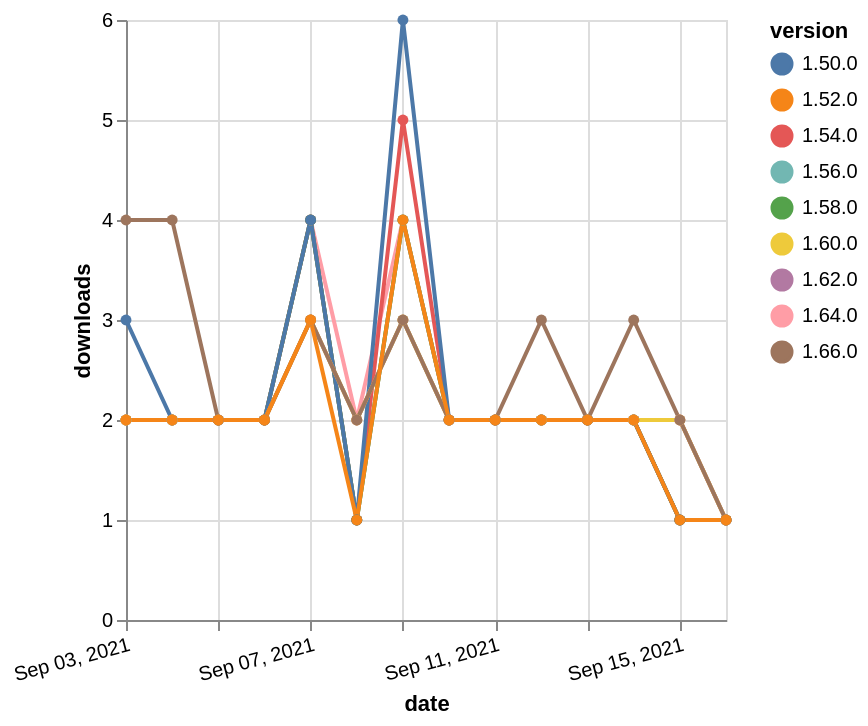

Describe this chart as a Vega-Lite specification.
### Vega-Lite specification from a JSON file in a GitHub repository (floating-point values rounded to 4 significant figures)
{"$schema": "https://vega.github.io/schema/vega-lite/v5.json", "description": "A simple bar chart with embedded data.", "data": {"values": [{"date": "2021-09-03", "total": 2176, "delta": 2, "version": "1.56.0"}, {"date": "2021-09-04", "total": 2178, "delta": 2, "version": "1.56.0"}, {"date": "2021-09-05", "total": 2180, "delta": 2, "version": "1.56.0"}, {"date": "2021-09-06", "total": 2182, "delta": 2, "version": "1.56.0"}, {"date": "2021-09-07", "total": 2186, "delta": 4, "version": "1.56.0"}, {"date": "2021-09-08", "total": 2187, "delta": 1, "version": "1.56.0"}, {"date": "2021-09-09", "total": 2191, "delta": 4, "version": "1.56.0"}, {"date": "2021-09-10", "total": 2193, "delta": 2, "version": "1.56.0"}, {"date": "2021-09-11", "total": 2195, "delta": 2, "version": "1.56.0"}, {"date": "2021-09-12", "total": 2197, "delta": 2, "version": "1.56.0"}, {"date": "2021-09-13", "total": 2199, "delta": 2, "version": "1.56.0"}, {"date": "2021-09-14", "total": 2201, "delta": 2, "version": "1.56.0"}, {"date": "2021-09-15", "total": 2202, "delta": 1, "version": "1.56.0"}, {"date": "2021-09-16", "total": 2203, "delta": 1, "version": "1.56.0"}, {"date": "2021-09-03", "total": 695, "delta": 2, "version": "1.64.0"}, {"date": "2021-09-04", "total": 697, "delta": 2, "version": "1.64.0"}, {"date": "2021-09-05", "total": 699, "delta": 2, "version": "1.64.0"}, {"date": "2021-09-06", "total": 701, "delta": 2, "version": "1.64.0"}, {"date": "2021-09-07", "total": 705, "delta": 4, "version": "1.64.0"}, {"date": "2021-09-08", "total": 707, "delta": 2, "version": "1.64.0"}, {"date": "2021-09-09", "total": 711, "delta": 4, "version": "1.64.0"}, {"date": "2021-09-10", "total": 713, "delta": 2, "version": "1.64.0"}, {"date": "2021-09-11", "total": 715, "delta": 2, "version": "1.64.0"}, {"date": "2021-09-12", "total": 717, "delta": 2, "version": "1.64.0"}, {"date": "2021-09-13", "total": 719, "delta": 2, "version": "1.64.0"}, {"date": "2021-09-14", "total": 721, "delta": 2, "version": "1.64.0"}, {"date": "2021-09-15", "total": 723, "delta": 2, "version": "1.64.0"}, {"date": "2021-09-16", "total": 724, "delta": 1, "version": "1.64.0"}, {"date": "2021-09-03", "total": 2416, "delta": 2, "version": "1.54.0"}, {"date": "2021-09-04", "total": 2418, "delta": 2, "version": "1.54.0"}, {"date": "2021-09-05", "total": 2420, "delta": 2, "version": "1.54.0"}, {"date": "2021-09-06", "total": 2422, "delta": 2, "version": "1.54.0"}, {"date": "2021-09-07", "total": 2426, "delta": 4, "version": "1.54.0"}, {"date": "2021-09-08", "total": 2427, "delta": 1, "version": "1.54.0"}, {"date": "2021-09-09", "total": 2432, "delta": 5, "version": "1.54.0"}, {"date": "2021-09-10", "total": 2434, "delta": 2, "version": "1.54.0"}, {"date": "2021-09-11", "total": 2436, "delta": 2, "version": "1.54.0"}, {"date": "2021-09-12", "total": 2438, "delta": 2, "version": "1.54.0"}, {"date": "2021-09-13", "total": 2440, "delta": 2, "version": "1.54.0"}, {"date": "2021-09-14", "total": 2442, "delta": 2, "version": "1.54.0"}, {"date": "2021-09-15", "total": 2443, "delta": 1, "version": "1.54.0"}, {"date": "2021-09-16", "total": 2444, "delta": 1, "version": "1.54.0"}, {"date": "2021-09-03", "total": 1921, "delta": 2, "version": "1.58.0"}, {"date": "2021-09-04", "total": 1923, "delta": 2, "version": "1.58.0"}, {"date": "2021-09-05", "total": 1925, "delta": 2, "version": "1.58.0"}, {"date": "2021-09-06", "total": 1927, "delta": 2, "version": "1.58.0"}, {"date": "2021-09-07", "total": 1931, "delta": 4, "version": "1.58.0"}, {"date": "2021-09-08", "total": 1932, "delta": 1, "version": "1.58.0"}, {"date": "2021-09-09", "total": 1936, "delta": 4, "version": "1.58.0"}, {"date": "2021-09-10", "total": 1938, "delta": 2, "version": "1.58.0"}, {"date": "2021-09-11", "total": 1940, "delta": 2, "version": "1.58.0"}, {"date": "2021-09-12", "total": 1942, "delta": 2, "version": "1.58.0"}, {"date": "2021-09-13", "total": 1944, "delta": 2, "version": "1.58.0"}, {"date": "2021-09-14", "total": 1946, "delta": 2, "version": "1.58.0"}, {"date": "2021-09-15", "total": 1947, "delta": 1, "version": "1.58.0"}, {"date": "2021-09-16", "total": 1948, "delta": 1, "version": "1.58.0"}, {"date": "2021-09-03", "total": 3042, "delta": 3, "version": "1.50.0"}, {"date": "2021-09-04", "total": 3044, "delta": 2, "version": "1.50.0"}, {"date": "2021-09-05", "total": 3046, "delta": 2, "version": "1.50.0"}, {"date": "2021-09-06", "total": 3048, "delta": 2, "version": "1.50.0"}, {"date": "2021-09-07", "total": 3052, "delta": 4, "version": "1.50.0"}, {"date": "2021-09-08", "total": 3053, "delta": 1, "version": "1.50.0"}, {"date": "2021-09-09", "total": 3059, "delta": 6, "version": "1.50.0"}, {"date": "2021-09-10", "total": 3061, "delta": 2, "version": "1.50.0"}, {"date": "2021-09-11", "total": 3063, "delta": 2, "version": "1.50.0"}, {"date": "2021-09-12", "total": 3065, "delta": 2, "version": "1.50.0"}, {"date": "2021-09-13", "total": 3067, "delta": 2, "version": "1.50.0"}, {"date": "2021-09-14", "total": 3069, "delta": 2, "version": "1.50.0"}, {"date": "2021-09-15", "total": 3070, "delta": 1, "version": "1.50.0"}, {"date": "2021-09-16", "total": 3071, "delta": 1, "version": "1.50.0"}, {"date": "2021-09-03", "total": 996, "delta": 2, "version": "1.62.0"}, {"date": "2021-09-04", "total": 998, "delta": 2, "version": "1.62.0"}, {"date": "2021-09-05", "total": 1000, "delta": 2, "version": "1.62.0"}, {"date": "2021-09-06", "total": 1002, "delta": 2, "version": "1.62.0"}, {"date": "2021-09-07", "total": 1005, "delta": 3, "version": "1.62.0"}, {"date": "2021-09-08", "total": 1007, "delta": 2, "version": "1.62.0"}, {"date": "2021-09-09", "total": 1010, "delta": 3, "version": "1.62.0"}, {"date": "2021-09-10", "total": 1012, "delta": 2, "version": "1.62.0"}, {"date": "2021-09-11", "total": 1014, "delta": 2, "version": "1.62.0"}, {"date": "2021-09-12", "total": 1016, "delta": 2, "version": "1.62.0"}, {"date": "2021-09-13", "total": 1018, "delta": 2, "version": "1.62.0"}, {"date": "2021-09-14", "total": 1020, "delta": 2, "version": "1.62.0"}, {"date": "2021-09-15", "total": 1022, "delta": 2, "version": "1.62.0"}, {"date": "2021-09-16", "total": 1023, "delta": 1, "version": "1.62.0"}, {"date": "2021-09-03", "total": 1450, "delta": 2, "version": "1.60.0"}, {"date": "2021-09-04", "total": 1452, "delta": 2, "version": "1.60.0"}, {"date": "2021-09-05", "total": 1454, "delta": 2, "version": "1.60.0"}, {"date": "2021-09-06", "total": 1456, "delta": 2, "version": "1.60.0"}, {"date": "2021-09-07", "total": 1459, "delta": 3, "version": "1.60.0"}, {"date": "2021-09-08", "total": 1461, "delta": 2, "version": "1.60.0"}, {"date": "2021-09-09", "total": 1464, "delta": 3, "version": "1.60.0"}, {"date": "2021-09-10", "total": 1466, "delta": 2, "version": "1.60.0"}, {"date": "2021-09-11", "total": 1468, "delta": 2, "version": "1.60.0"}, {"date": "2021-09-12", "total": 1470, "delta": 2, "version": "1.60.0"}, {"date": "2021-09-13", "total": 1472, "delta": 2, "version": "1.60.0"}, {"date": "2021-09-14", "total": 1474, "delta": 2, "version": "1.60.0"}, {"date": "2021-09-15", "total": 1476, "delta": 2, "version": "1.60.0"}, {"date": "2021-09-16", "total": 1477, "delta": 1, "version": "1.60.0"}, {"date": "2021-09-03", "total": 229, "delta": 4, "version": "1.66.0"}, {"date": "2021-09-04", "total": 233, "delta": 4, "version": "1.66.0"}, {"date": "2021-09-05", "total": 235, "delta": 2, "version": "1.66.0"}, {"date": "2021-09-06", "total": 237, "delta": 2, "version": "1.66.0"}, {"date": "2021-09-07", "total": 240, "delta": 3, "version": "1.66.0"}, {"date": "2021-09-08", "total": 242, "delta": 2, "version": "1.66.0"}, {"date": "2021-09-09", "total": 245, "delta": 3, "version": "1.66.0"}, {"date": "2021-09-10", "total": 247, "delta": 2, "version": "1.66.0"}, {"date": "2021-09-11", "total": 249, "delta": 2, "version": "1.66.0"}, {"date": "2021-09-12", "total": 252, "delta": 3, "version": "1.66.0"}, {"date": "2021-09-13", "total": 254, "delta": 2, "version": "1.66.0"}, {"date": "2021-09-14", "total": 257, "delta": 3, "version": "1.66.0"}, {"date": "2021-09-15", "total": 259, "delta": 2, "version": "1.66.0"}, {"date": "2021-09-16", "total": 260, "delta": 1, "version": "1.66.0"}, {"date": "2021-09-03", "total": 2549, "delta": 2, "version": "1.52.0"}, {"date": "2021-09-04", "total": 2551, "delta": 2, "version": "1.52.0"}, {"date": "2021-09-05", "total": 2553, "delta": 2, "version": "1.52.0"}, {"date": "2021-09-06", "total": 2555, "delta": 2, "version": "1.52.0"}, {"date": "2021-09-07", "total": 2558, "delta": 3, "version": "1.52.0"}, {"date": "2021-09-08", "total": 2559, "delta": 1, "version": "1.52.0"}, {"date": "2021-09-09", "total": 2563, "delta": 4, "version": "1.52.0"}, {"date": "2021-09-10", "total": 2565, "delta": 2, "version": "1.52.0"}, {"date": "2021-09-11", "total": 2567, "delta": 2, "version": "1.52.0"}, {"date": "2021-09-12", "total": 2569, "delta": 2, "version": "1.52.0"}, {"date": "2021-09-13", "total": 2571, "delta": 2, "version": "1.52.0"}, {"date": "2021-09-14", "total": 2573, "delta": 2, "version": "1.52.0"}, {"date": "2021-09-15", "total": 2574, "delta": 1, "version": "1.52.0"}, {"date": "2021-09-16", "total": 2575, "delta": 1, "version": "1.52.0"}]}, "width": "container", "mark": {"type": "line", "point": {"filled": true}}, "encoding": {"x": {"field": "date", "type": "temporal", "timeUnit": "yearmonthdate", "title": "date", "axis": {"labelAngle": -15}}, "y": {"field": "delta", "type": "quantitative", "title": "downloads"}, "color": {"field": "version", "type": "nominal"}, "tooltip": {"field": "delta"}}}
